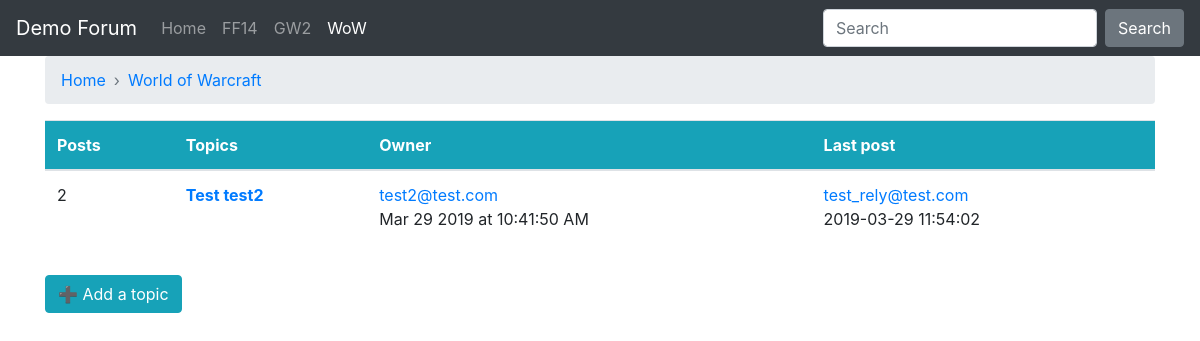
The page /topiclist.php?forum_id=3&forum_name=World of Warcraft on the database its author committed.
### tables this page shows
CREATE TABLE IF NOT EXISTS `forum_topics` (
  `topic_id` int(11) NOT NULL AUTO_INCREMENT,
  `topic_title` varchar(150) DEFAULT NULL,
  `topic_create_time` datetime DEFAULT NULL,
  `topic_owner` varchar(150) DEFAULT NULL,
  `forum_id` int(11) NOT NULL,
  PRIMARY KEY (`topic_id`)
);

CREATE TABLE IF NOT EXISTS `forum_posts` (
  `post_id` int(11) NOT NULL AUTO_INCREMENT,
  `topic_id` int(11) NOT NULL,
  `post_text` text,
  `post_create_time` datetime DEFAULT NULL,
  `post_owner` varchar(150) DEFAULT NULL,
  `forum_id` int(11) NOT NULL,
  PRIMARY KEY (`post_id`)
);

### topiclist.php (the view, shortened to what this page needs)
<?php
include 'ch21_include.php';
$forum_id = $_GET['forum_id'];
$forum_name = $_GET['forum_name'];
$get_topics_sql = "SELECT topic_id, topic_title,
DATE_FORMAT(topic_create_time, '%b %e %Y at %r') AS
fmt_topic_create_time, topic_owner FROM forum_topics
WHERE forum_id = '". $forum_id."'
ORDER BY topic_create_time DESC";
$get_topics_res = mysqli_query($mysqli, $get_topics_sql)
or die(mysqli_error($mysqli));
if (mysqli_num_rows($get_topics_res) < 1) {
$display_block = "<p><em>No topics exist.</em></p>";
} else {
$display_block = <<<END_OF_TEXT
<table class="table">
    <thead class="bg-info text-white">
    <tr>
      <th scope="col">Posts</th>
      <th scope="col">Topics</th>
      <th scope="col">Owner</th>
      <th scope="col">Last post</th>
    </tr>
    </thead>
<tr>
END_OF_TEXT;
while ($topic_info = mysqli_fetch_array($get_topics_res)) {
    $topic_id = $topic_info['topic_id'];
    $topic_title = stripslashes($topic_info['topic_title']);
    $topic_create_time = $topic_info['fmt_topic_create_time'];
    $topic_owner = stripslashes($topic_info['topic_owner']);
    $get_num_posts_sql = "SELECT COUNT(post_id) AS post_count FROM
        forum_posts WHERE topic_id = '".$topic_id."'";
    $get_num_posts_res = mysqli_query($mysqli, $get_num_posts_sql)
    or die(mysqli_error($mysqli));
    while ($posts_info = mysqli_fetch_array($get_num_posts_res)) {
            $num_posts = $posts_info['post_count'];
    }
    $get_last_post_sql = "SELECT * FROM forum_posts WHERE forum_id = '".$forum_id."'
    ORDER BY post_create_time DESC LIMIT 1";
    $get_last_post_res = mysqli_query($mysqli, $get_last_post_sql)
    or die(mysqli_error($mysqli));
    while ($post_info = mysqli_fetch_array($get_last_post_res)) {
            $last_post_owner = $post_info['post_owner'];
            $last_post_time = $post_info['post_create_time'];
    }
$display_block .= <<<END_OF_TEXT
<tbody>
<tr>
<td>$num_posts</td>
<th scope="row">
<a href="showtopic.php?topic_id=$topic_id&forum_id=$forum_id&forum_name=$forum_name">$topic_title</a>
</th>
<td>
<span class='text-primary'>$topic_owner</span>
<p>$topic_create_time</p>
</td>
<td>
<span class='text-primary'>$last_post_owner</span>
<p>$last_post_time</p>
</td>
</tr>
END_OF_TEXT;
}
$display_block .= "</table>";
}
?>
<!DOCTYPE html>
<html>
<head>
    <link rel="stylesheet" href="https://stackpath.bootstrapcdn.com/bootstrap/4.3.1/css/bootstrap.min.css">
    <link rel="stylesheet" href="css/app.css">
</head>
<body>
<?php
include 'layouts/navbar.php';
?>
<div class="container">
<nav aria-label="breadcrumb">
    <ol class="breadcrumb arr-right">
        <li class="breadcrumb-item"><a href="index.php">Home</a></li>
        <li class="breadcrumb-item"><a href="topiclist.php?forum_id=<?php echo $forum_id?>&forum_name=<?php echo $forum_name?>"><?php echo $forum_name?></a></li>
    </ol>
</nav>
<?php echo $display_block; ?>
<a class="btn btn-info" href="addtopic.php?forum_id=<?php echo $forum_id?>&forum_name=<?php echo $forum_name?>">
&#10133; Add a topic</a>
</div>
</body>
</html>

### css/app.css (style rules this page uses)
.arr-right .breadcrumb-item+.breadcrumb-item::before { content: "›"; }

### rows shown on the page
forum_topics: num_posts "2", topic_title "Test test2", topic_owner "test2@test.com", topic_create_time "Mar 29 2019 at 10:41:50 AM", forum_posts.post_owner "test_rely@test.com", forum_posts.post_create_time "2019-03-29 11:54:02"

### other values the page prints
$forum_name "World of Warcraft"
